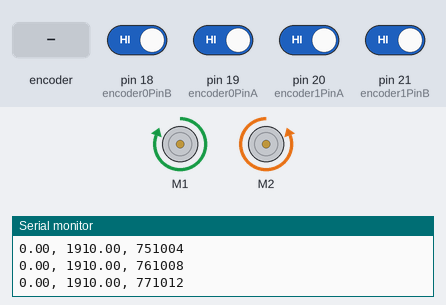
The sketch below on a simulated Arduino Mega 2560, built with avr-gcc and run on an emulated ATmega2560. Parts: 2 × DC motor (green arrow = forward, orange = backward, longer = faster), the last lines printed to the serial monitor. The test bench sets the inputs (shaded band); at power-on: pin 18 (encoder0PinB), pin 19 (encoder0PinA), pin 20 (encoder1PinA), pin 21 (encoder1PinB) HIGH.

Above: at 0.78 s.
At 1.2 s:
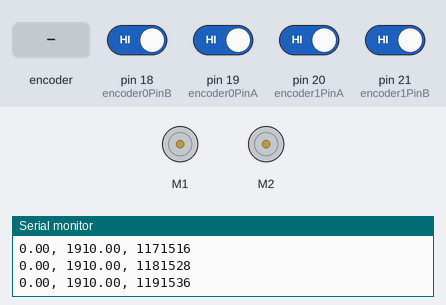
1.3 s: rotary encoder on pin 19 (encoder0PinA) / pin 18 (encoder0PinB) turned 1 step (first pin leading)
Timing chart, 0 to 4.3 s (numbered marks = the images above; inputs shaded):
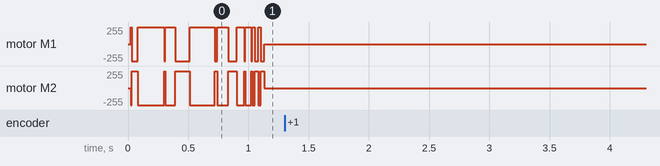

The sketch:

PUCIRB2001_Proyecto_Motor_Base__1_.ino
```cpp
/*
 * -----------------------------
 * IRB2001 -2017-1
 * Modulo: Control de Sistemas Roboticos
 * -----------------------------
 * Programa Base Tarea del Modulo
 * -----------------------------
 */

//-----------------------------------
// IMPORTAR librearias
#include "DualVNH5019MotorShield.h"
DualVNH5019MotorShield md;

// Definición de PINs
#define encoder0PinA  19
#define encoder0PinB  18
#define encoder1PinA  20
#define encoder1PinB  21

// Variables Tiempo
unsigned long time_ant = 0;
const int Period = 10000;   // 10 ms = 100Hz
float escalon = 0;
const float dt = Period *0.000001f;
float motorout    = 0.0;

// Variables de los Encoders y posicion
volatile long encoder0Pos = 0;
volatile long encoder1Pos = 0;
volatile float error_previo;
volatile float error;
float integral;
float derivative;
float output;
long newposition0;
long oldposition0 = 0;
long newposition1;
long oldposition1 = 0;
unsigned long newtime;
float vel0;
float vel1;
float ref = 1910.0;
int k = 3.7217465;
float kp = 1;
float ki = 1;
float kd = 1;


//-----------------------------------
// CONFIGURACION
void setup()
{
  // Configurar MotorShield
  md.init();

  // Configurar Encoders
  pinMode(encoder0PinA, INPUT);
  digitalWrite(encoder0PinA, HIGH);       // Incluir una resistencia de pullup en la entrada
  pinMode(encoder0PinB, INPUT);
  digitalWrite(encoder0PinB, HIGH);       // Incluir una resistencia de pullup en la entrada
  pinMode(encoder1PinA, INPUT);
  digitalWrite(encoder1PinA, HIGH);       // Incluir una resistencia de pullup en la entrada
  pinMode(encoder1PinB, INPUT);
  digitalWrite(encoder1PinB, HIGH);       // Incluir una resistencia de pullup en la entrada
  attachInterrupt(digitalPinToInterrupt(encoder0PinA), doEncoder0A, CHANGE);  // encoder 0 PIN A
  attachInterrupt(digitalPinToInterrupt(encoder0PinB), doEncoder0B, CHANGE);  // encoder 0 PIN B
  attachInterrupt(digitalPinToInterrupt(encoder1PinA), doEncoder1A, CHANGE);  // encoder 1 PIN A
  attachInterrupt(digitalPinToInterrupt(encoder1PinB), doEncoder1B, CHANGE);  // encoder 1 PIN B


  // Configurar Serial port
  Serial.begin(115200);           //Inicializar el puerto serial (Monitor Serial)
  Serial.println("start");
}

//-----------------------------------
// CONFIGURANDO INTERRUPCIONES
void doEncoder0A()
{
  if (digitalRead(encoder0PinA) == digitalRead(encoder0PinB)) {
    encoder0Pos++;
  } else {
    encoder0Pos--;
  }
}

void doEncoder0B()
{
  if (digitalRead(encoder0PinA) == digitalRead(encoder0PinB)) {
    encoder0Pos--;
  } else {
    encoder0Pos++;
  }
}

void doEncoder1A()
{
  if (digitalRead(encoder1PinA) == digitalRead(encoder1PinB)) {
    encoder1Pos++;
  } else {
    encoder1Pos--;
  }
}

void doEncoder1B()
{
  if (digitalRead(encoder1PinA) == digitalRead(encoder1PinB)) {
    encoder1Pos--;
  } else {
    encoder1Pos++;
  }
}


//-----------------------------------
// LOOP PRINCIPAL
void loop() {
  if ((micros() - time_ant) >= Period)
  {
    newtime = micros();

    //-----------------------------------
    // Ejemplo variable alterando cada 10 segundos
    /*if ((newtime / 4000000) % 2)
      ref = 1;
    else
      ref = 0;*/

    //-----------------------------------
    // Actualizando Informacion de los encoders
    newposition0 = encoder0Pos;
    newposition1 = encoder1Pos;

    //-----------------------------------
    // Calculando Velocidad del motor
    float rpm = 31250;
    vel0 = (float)(newposition0 - oldposition0) * rpm / (newtime - time_ant); //RPM
    vel1 = (float)(newposition1 - oldposition1) * rpm / (newtime - time_ant); //RPM
    oldposition0 = newposition0;
    oldposition1 = newposition1;

    //-----------------------------------
    // Salida al Motor
    error = ref - newposition0;
    integral = integral + error*(newtime - time_ant);
    derivative = (error - error_previo)/(newtime - time_ant);
    output = kp*error + ki*integral + kd*derivative;
    error_previo = error;
    motorout = output;

    /*error = ref - newposition0;
    integral = integral + error*(newtime - time_ant);
    derivative = (error - error_previo)/(newtime - time_ant);
    output = kp*error + ki*integral + kd*derivative;
    error_previo = error;
    motorout = output;*/

    // Motor Voltage
    md.setM1Speed(motorout);
    md.setM2Speed(-motorout);

    // Reportar datos
//    Serial.print("$,");
//    Serial.print(newtime);
//    Serial.print(",");
//    Serial.print(newposition0);
//    Serial.print(",");
//    Serial.print(newposition1);
//    Serial.print(",");
//    Serial.print(ref);
//    Serial.print(",");
//    Serial.print(vel0);
//    Serial.print(",");
//    Serial.print(vel1);
//    Serial.print(", ");
//    Serial.print(" Motor Out 0: ");
//    Serial.print(motorout);
//    Serial.print(", ");
//    Serial.print(" Motor Out 1: ");
//    Serial.println(motorout);
Serial.print(vel0);
Serial.print(", ");
Serial.print(ref);
Serial.print(", ");
Serial.println(newtime);

    time_ant = newtime;
  }

}
```
